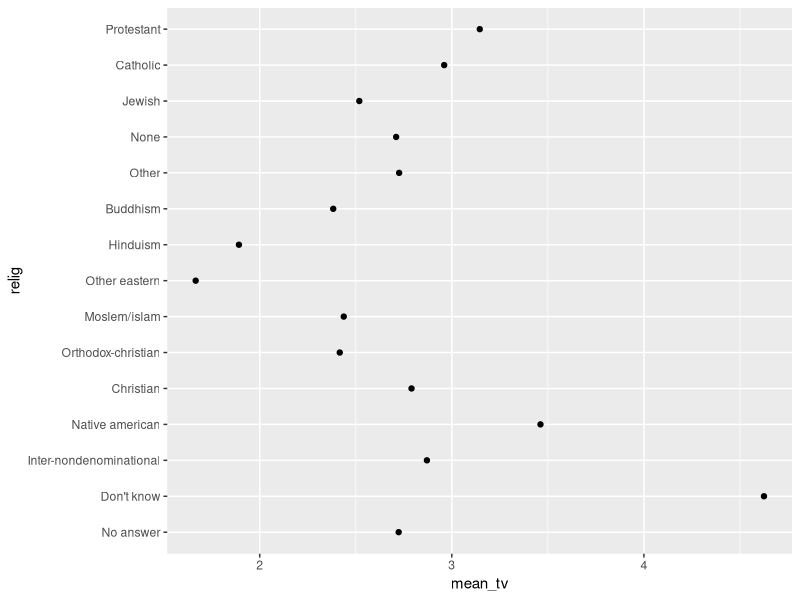
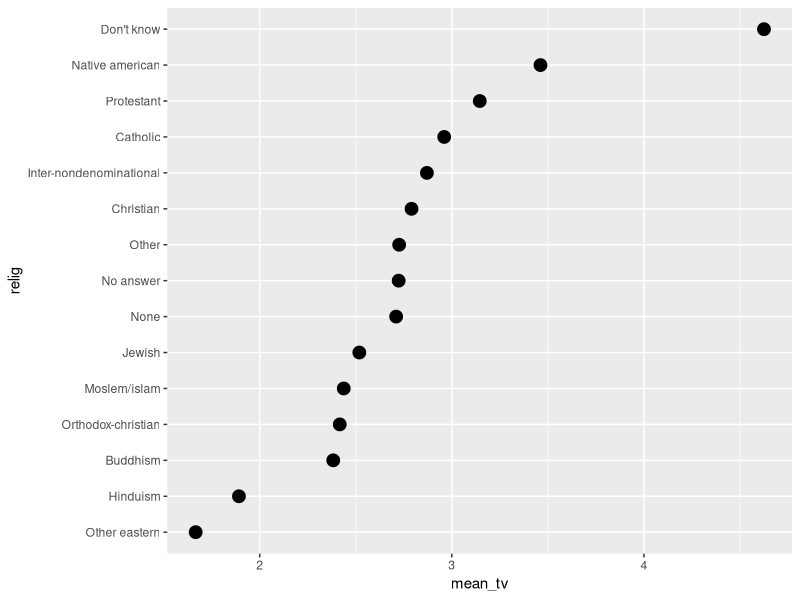
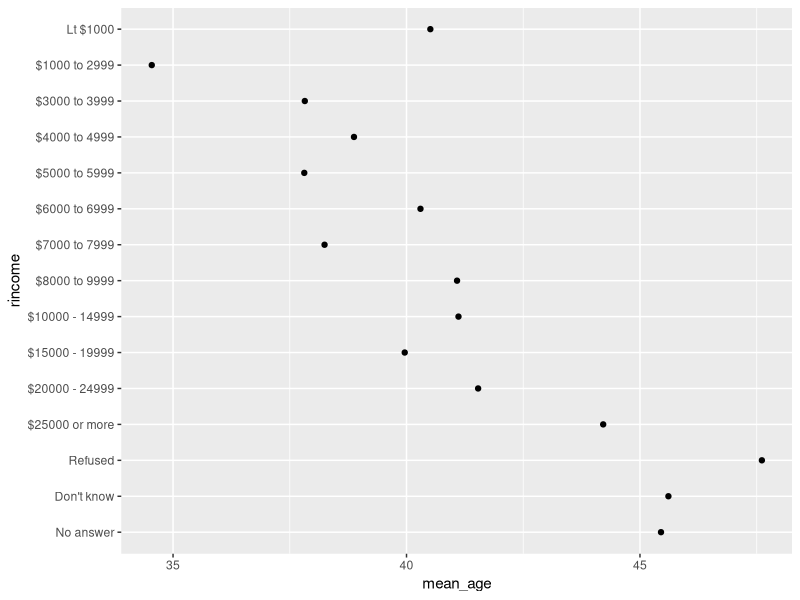
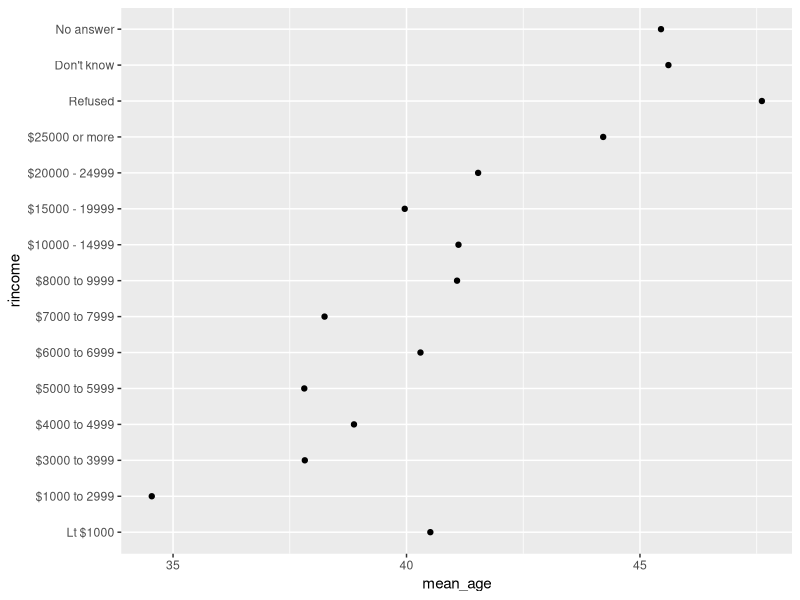
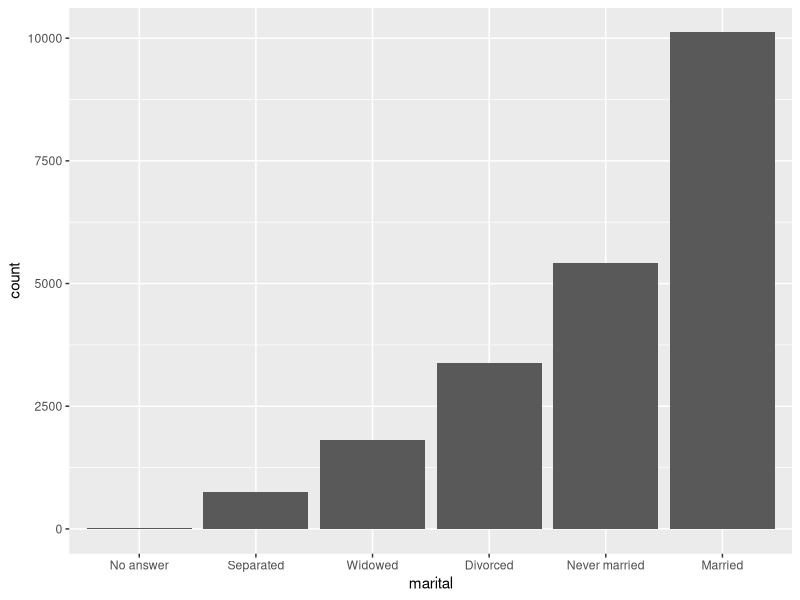

Write the R code that produced these figures, in order.
library(tidyverse)
library(forcats)
View(gss_cat)
glimpse(gss_cat)

unique(gss_cat$race)
#or use the below
gss_cat %>%
  pull(race) %>%
  unique()

count(gss_cat,race,sort=T)
#or use the below
gss_cat %>%
  count(race)

gss_cat %>%
  pull(race) %>%
  levels()

gss_cat %>%
  select(race) %>%
  table()

gss_cat %>%
  mutate(race=fct_drop(race)) %>%
  pull(race) %>%
  #pull use na korle null asto result e
  levels()

gss_cat %>%
  drop_na(tvhours) %>%
  group_by(relig) %>%
  summarise(mean_tv=mean(tvhours)) %>%
  ggplot(aes(mean_tv,relig))+
  geom_point()

gss_cat %>%
  drop_na(tvhours) %>%
  group_by(relig) %>%
  summarise(mean_tv=mean(tvhours)) %>%
  #fct_reorder(x,y) mane holo "x" ke sajao othoba reorder koro "y" er kromanujayi
  mutate(relig=fct_reorder(relig,mean_tv)) %>%
  ggplot(aes(mean_tv,relig))+
  geom_point(size=4)

gss_cat %>%
  drop_na(age) %>%
  filter(rincome != "Not applicable") %>%
  group_by(rincome) %>%
  summarise(mean_age=mean(age)) %>%
  ggplot(aes(mean_age,rincome))+
  geom_point()
  
gss_cat %>%
  drop_na(age) %>%
  filter(rincome != "Not applicable") %>%
  group_by(rincome) %>%
  summarise(mean_age=mean(age)) %>%
  #fct_rev() upor thke boro hoye niche choto sonkhya ane
  mutate(rincome=fct_rev(rincome)) %>%
  ggplot(aes(mean_age,rincome))+
  geom_point()

?forcats
count(gss_cat,marital)

gss_cat %>%
  ####
  mutate(marital=fct_infreq(marital)) %>%
  mutate(marital=fct_rev(marital)) %>% 
  ####
  ggplot(aes(marital))+
  geom_bar(size=8)
